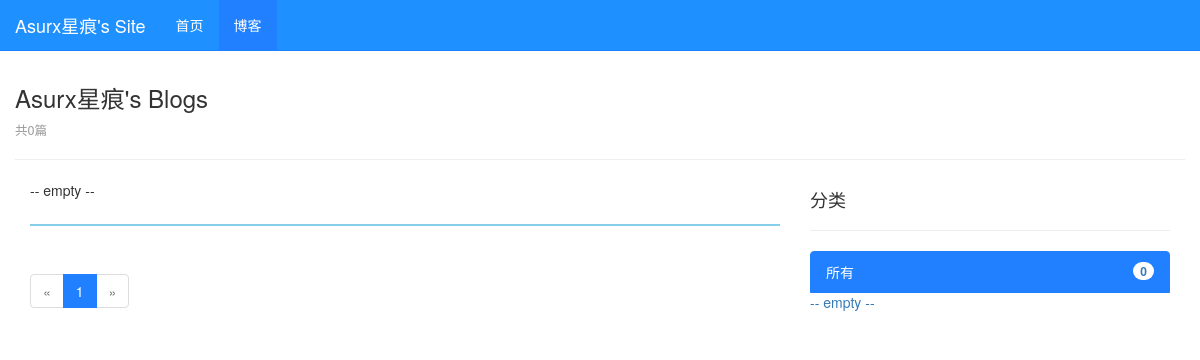
Before: /blog/ with the older database file.
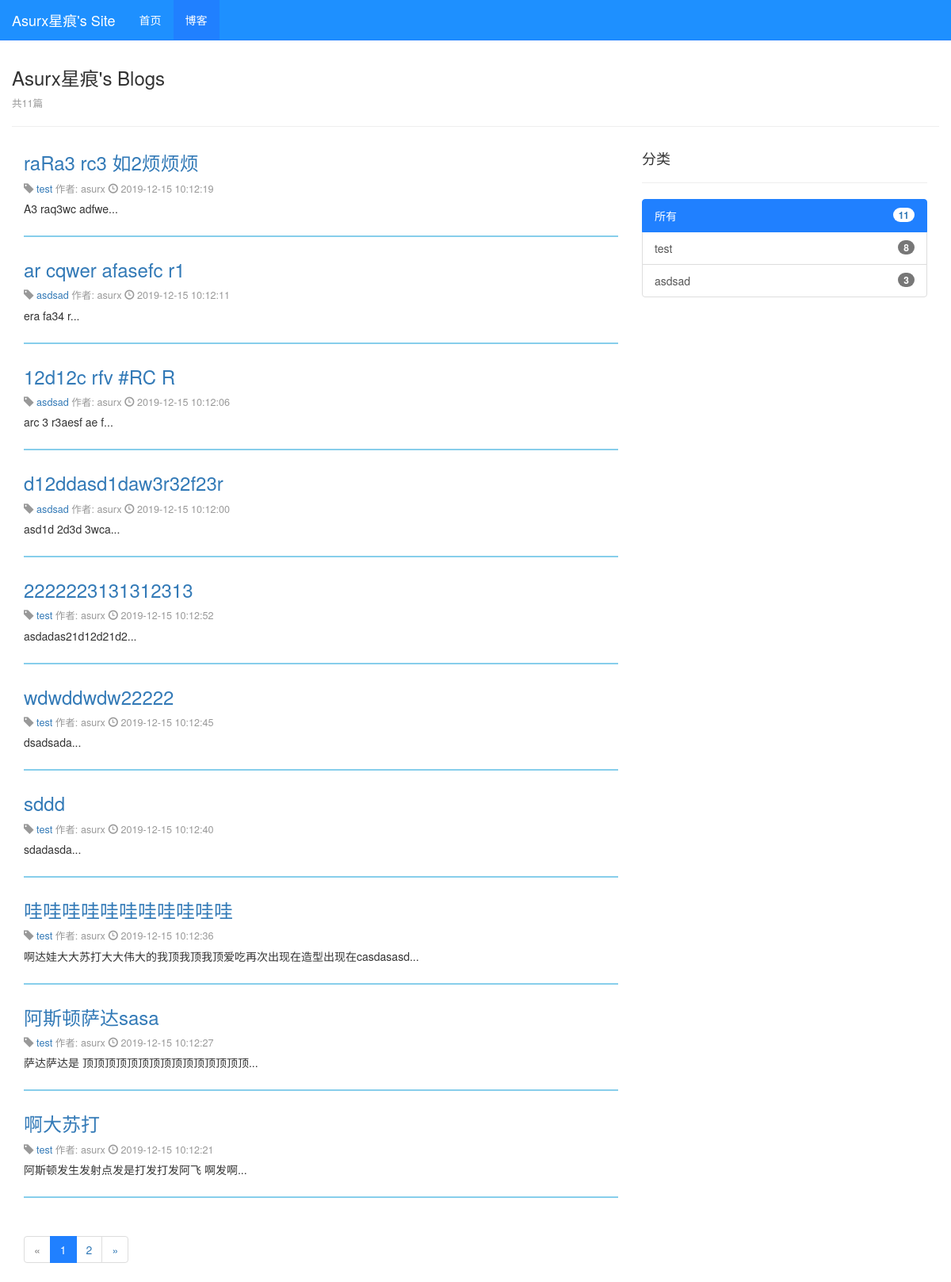
After: the same page with the newer database file.
### blog/models.py (models this page shows, shortened)
class Blog(models.Model):
    title = models.CharField(max_length=50)
    blog_type = models.ForeignKey(BlogType, on_delete=models.DO_NOTHING)
    content = MDTextField()
    author = models.ForeignKey(User, on_delete=models.DO_NOTHING)
    created_time = models.DateTimeField(auto_now_add=True)
    last_updated_time = models.DateTimeField(auto_now=True)
    class Meta:
        ordering = ['-created_time']

class BlogType(models.Model):
    type_name = models.CharField(max_length=15)
    def __str__(self):
        return self.type_name

### blog/views.py (the view)
# urls.py: path('', blog_list, name="blog_list"),
def blog_list(request):
    context = {}
    blogs_all = Blog.objects.all()
    context['num_all'] = blogs_all.count()
    blogs = blogs_all
    paginator = Paginator(blogs, 10)  # 每十页分一页
    page_index = request.GET.get('page', 1)
    context['page'] = paginator.get_page(page_index)
    context['active_all'] = 1
    context['types'] = []
    for blog_type in BlogType.objects.all():
        context['types'].append({
                'blog_type': blog_type,
                'num': Blog.objects.filter(blog_type=blog_type).count(),
                'active': 0,
        })
    return render(request, 'blog/blog_list.html', context)

### blog/templates/blog/blog_list.html (shortened to what this page needs)
{% extends 'base.html' %}
{% block nav_blog_active %}active{% endblock %}
{% load static %}
{% block header_extends %}
    <link rel="stylesheet" href="{% static 'blog/blog.css' %}">
{% endblock %}
{% block content %}
<div class="container">
    <div class="row">
        <h3>Asurx星痕's Blogs{% block blog_list_title_extends %}{% endblock %}</h3>
        <p class="blog-info">共{{ num_all }}篇</p><hr>
        <div class="col-xs-9 col-sm-8 col-md-8 col-lg-8">
            {% for blog in page %}
                <div class="blog">
                    <h3><a href="{% url 'blog_detail' blog.pk%}">{{ blog.title }}</a></h3>
                    <p class="blog-info">
                        <span class="glyphicon glyphicon-tag" aria-hidden="true"></span>
                        <a href="{% url 'blog_list_with_type' blog.blog_type.pk %}">
                            {{ blog.blog_type }}
                        </a>
                        作者: {{ blog.author }}
                        <span class="glyphicon glyphicon-time" aria-hidden="true"></span>
                        {{ blog.created_time|date:"Y-m-d H:n:s" }}
                    </p>
                    <p>{{ blog.content|safe|truncatechars:120 }}...</p>
                </div>
            {% empty %}
                <div class="blog">
                    <p>-- empty --</p>
                </div>
            {% endfor %}
            <nav aria-label="Page navigation">
                <ul class="pagination">
                    <li class="{% if not page.has_previous %}disabled{% endif %}">
                        <a {% if page.has_previous %}href="/blog/?page={{ page.previous_page_number }}"{% endif %}
                           aria-label="Previous">
                            <span aria-hidden="true">&laquo;</span>
                        </a>
                    </li>
                    {% for page_num in page.paginator.page_range %}
                        <li class="{% ifequal page.number page_num %}active{% endifequal %}">
                            <a href="/blog/?page={{ page_num }}">{{ page_num }}</a>
                        </li>
                    {% endfor %}
                    <li class="{% if not page.has_next %}disabled{% endif %}">
                        <a {% if page.has_next %}href="/blog/?page={{ page.next_page_number }}"{% endif %}
                           aria-label="Next">
                            <span aria-hidden="true">&raquo;</span>
                        </a>
                    </li>
                </ul>
            </nav>
        </div>
        <div class="col-xs-3 col-sm-4 col-md-4 col-lg-4">
            <h4>分类</h4><hr>
            <div class="list-group">
                <a class="list-group-item {% if active_all %}active{% endif %}" href="{% url 'blog_list' %}">
                    <span class="badge">{{num_all}}</span>
                    所有
                </a>
                {% for type in types %}
                <a class="list-group-item {% if type.active %}active{% endif %}" href="{% url 'blog_list_with_type' type.blog_type.pk %}">
                    <span class="badge">{{type.num}}</span>
                    {{type.blog_type}}
                </a>
                {% empty %}
                    <a>-- empty --</a>
                {% endfor %}
            </div>
        </div>
    </div>
</div>
{% endblock %}

### templates/base.html (shortened to what this page needs)
<!DOCTYPE html>
<html lang="zh-CN">
<head>
    {% load static %}
    <link rel="stylesheet" href="{% static 'base.css' %}">
    <link rel="stylesheet" href="{% static 'bootstrap-3.3.7/css/bootstrap.min.css' %}">
    <link rel = 'stylesheet' href="{% static 'code.css' %}">
    <link rel="stylesheet" href="{% static 'mybootstrap-blue.css' %}"></link>
    {% block header_extends %}{% endblock %}
</head>
<body>
    <div class="navbar navbar-default navbar-fixed-top" role="navigation">
        <div class="container-fluid">
            <div class="navbar-header">
                <a class="navbar-brand" href="{% url 'home' %}">Asurx星痕's Site</a>
            </div>
            <div class="collapse navbar-collapse" id="navbar-collapse">
                <ul class="nav navbar-nav">
                    <li class="{% block nav_home_active %}{% endblock %}">
                        <a href="/">首页</a>
                    </li>
                    <li class="{% block nav_blog_active %}{% endblock %}">
                        <a href="{% url 'blog_list' %}">博客</a>
                    </li>
                </ul>
            </div>
        </div>
    </div>
    {% block content %}{% endblock %}
</body>
</html>

### static/base.css (style rules this page uses)
* { margin: 0; padding: 0; }
body { margin-top: 65px!important; }

### blog/static/blog/blog.css (style rules this page uses)
div.blog:not(:last-child) { margin-bottom: 2em; padding-bottom: 1em; border-bottom: 2px solid #87CEEB; }
div.blog h3 { margin-top: 0.5em; }
p.blog-info { margin-bottom: 0.5em; font-size: 90%; color: #999999; }

Changed rows visible on the page:
added Blog: title "raRa3 rc3 如2烦烦烦", blog_type "test", author "asurx", created_time "2019-12-15 10:12:19", content "A3 raq3wc adfwe"
added Blog: title "ar cqwer afasefc r1", blog_type "asdsad", author "asurx", created_time "2019-12-15 10:12:11", content "era fa34 r"
added Blog: title "12d12c rfv #RC R", blog_type "asdsad", author "asurx", created_time "2019-12-15 10:12:06", content "arc 3 r3aesf ae f"
added Blog: title "d12ddasd1daw3r32f23r", blog_type "asdsad", author "asurx", created_time "2019-12-15 10:12:00", content "asd1d 2d3d 3wca"
added Blog: title "2222223131312313", blog_type "test", author "asurx", created_time "2019-12-15 10:12:52", content "asdadas21d12d21d2"
added Blog: title "wdwddwdw22222", blog_type "test", author "asurx", created_time "2019-12-15 10:12:45", content "dsadsada"
added Blog: title "sddd", blog_type "test", author "asurx", created_time "2019-12-15 10:12:40", content "sdadasda"
added Blog: title "哇哇哇哇哇哇哇哇哇哇哇", blog_type "test", author "asurx", created_time "2019-12-15 10:12:36", content "啊达娃大大苏打大大伟大的我顶我顶我顶爱吃再次出现在造型出现在casdasasd"
added Blog: title "阿斯顿萨达sasa", blog_type "test", author "asurx", created_time "2019-12-15 10:12:27", content "萨达萨达是 顶顶顶顶顶顶顶顶顶顶顶顶顶顶顶"
added Blog: title "啊大苏打", blog_type "test", author "asurx", created_time "2019-12-15 10:12:21", content "阿斯顿发生发射点发是打发打发阿飞 啊发啊"
added BlogType: num "8", blog_type "test"
added BlogType: num "3", blog_type "asdsad"
Other visible differences:
{{ num_all }}: "0" → "11"
new list line: "2"
text no longer shown: "-- empty -- -- empty --"
